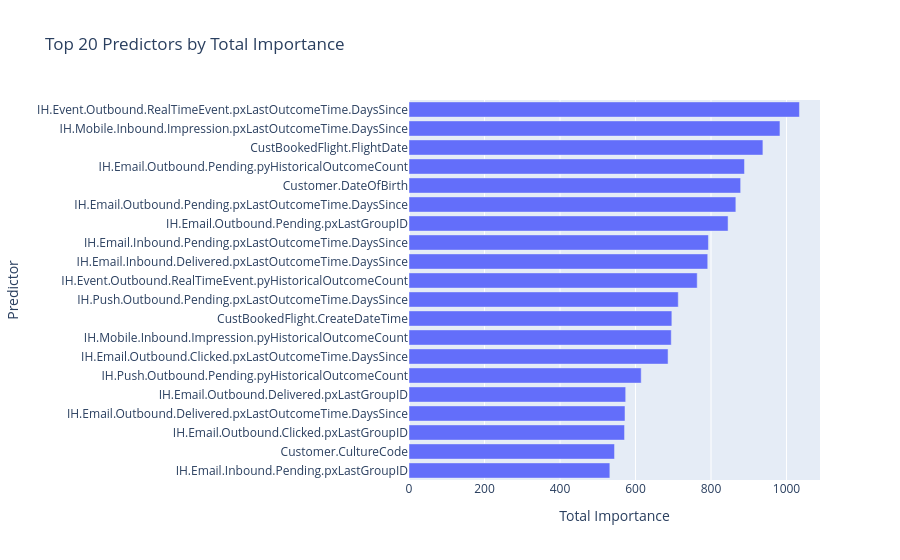
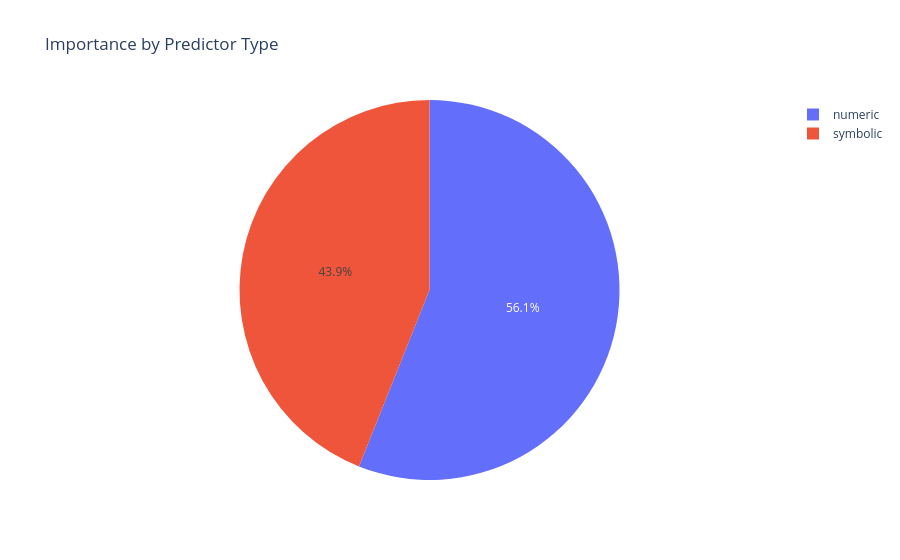

Notebook source saved alongside these figures, in order:
### Code cell
# 1. Distribution histogram of feature importance
fig1 = px.histogram(
    df_predictor_binning.to_pandas(),
    x="pyFeatureImportance",
    nbins=50,
    title="Distribution of Feature Importance (per bin)",
    labels={"pyFeatureImportance": "Feature Importance"},
)
fig1.show()

# 2. Top 20 predictors by total importance
top20 = predictor_importance.head(20).to_pandas()
fig2 = px.bar(
    top20,
    x="total_importance",
    y="pyPredictorName",
    orientation="h",
    title="Top 20 Predictors by Total Importance",
    labels={"total_importance": "Total Importance", "pyPredictorName": "Predictor"},
)
fig2.update_layout(yaxis=dict(autorange="reversed"))
fig2.show()

# 3. Importance split by predictor type
type_importance = (
    df_predictor_binning
    .group_by("pyType")
    .agg(pl.sum("pyFeatureImportance").alias("total_importance"))
    .to_pandas()
)
fig3 = px.pie(type_importance, values="total_importance", names="pyType", title="Importance by Predictor Type")
fig3.show()

### Figure 1 — Plotly figure (JSON) as saved in the notebook; plotly's stock layout.template omitted (floating-point values rounded to 4 significant figures)
{"data": [{"hovertemplate": "Total Importance=%{x}<br>Predictor=%{y}<extra></extra>", "legendgroup": "", "marker": {"color": "#636efa", "pattern": {"shape": ""}}, "name": "", "orientation": "h", "showlegend": false, "textposition": "auto", "type": "bar", "x": [1034.0, 982.7, 937.5, 888.7, 878.6, 865.9, 845.2, 793.2, 791.4, 763.5, 713.3, 696.3, 694.7, 686.3, 615.1, 574.0, 572.2, 571.0, 544.5, 532.1], "xaxis": "x", "y": ["IH.Event.Outbound.RealTimeEvent.pxLastOutcomeTime.DaysSince", "IH.Mobile.Inbound.Impression.pxLastOutcomeTime.DaysSince", "CustBookedFlight.FlightDate", "IH.Email.Outbound.Pending.pyHistoricalOutcomeCount", "Customer.DateOfBirth", "IH.Email.Outbound.Pending.pxLastOutcomeTime.DaysSince", "IH.Email.Outbound.Pending.pxLastGroupID", "IH.Email.Inbound.Pending.pxLastOutcomeTime.DaysSince", "IH.Email.Inbound.Delivered.pxLastOutcomeTime.DaysSince", "IH.Event.Outbound.RealTimeEvent.pyHistoricalOutcomeCount", "IH.Push.Outbound.Pending.pxLastOutcomeTime.DaysSince", "CustBookedFlight.CreateDateTime", "IH.Mobile.Inbound.Impression.pyHistoricalOutcomeCount", "IH.Email.Outbound.Clicked.pxLastOutcomeTime.DaysSince", "IH.Push.Outbound.Pending.pyHistoricalOutcomeCount", "IH.Email.Outbound.Delivered.pxLastGroupID", "IH.Email.Outbound.Delivered.pxLastOutcomeTime.DaysSince", "IH.Email.Outbound.Clicked.pxLastGroupID", "Customer.CultureCode", "IH.Email.Inbound.Pending.pxLastGroupID"], "yaxis": "y"}], "layout": {"barmode": "relative", "legend": {"tracegroupgap": 0}, "title": {"text": "Top 20 Predictors by Total Importance"}, "xaxis": {"anchor": "y", "domain": [0, 1], "title": {"text": "Total Importance"}}, "yaxis": {"anchor": "x", "autorange": "reversed", "domain": [0, 1], "title": {"text": "Predictor"}}}}

### Figure 2 — Plotly figure (JSON) as saved in the notebook; plotly's stock layout.template omitted (floating-point values rounded to 4 significant figures)
{"data": [{"domain": {"x": [0, 1], "y": [0, 1]}, "hovertemplate": "pyType=%{label}<br>total_importance=%{value}<extra></extra>", "labels": ["numeric", "symbolic"], "legendgroup": "", "name": "", "showlegend": true, "type": "pie", "values": [33380.0, 26170.0]}], "layout": {"legend": {"tracegroupgap": 0}, "title": {"text": "Importance by Predictor Type"}}}
